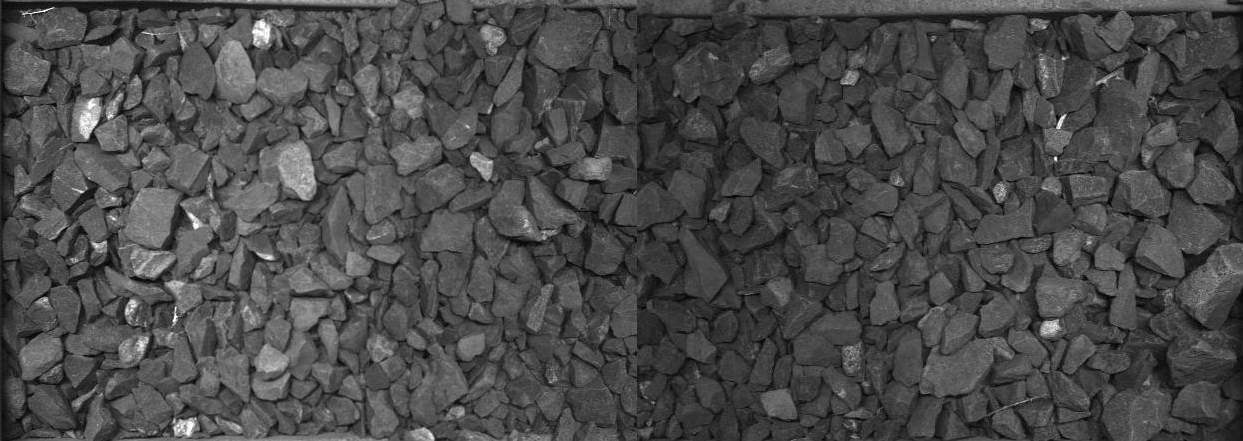
#> input picture zetica_data/raw/crib_0000000_0000000_425_866.png, 1243 x 441 px, found by its file name
$ python determine_wavelet_scale.py
#> lines starting #> are read from the running program, lines starting #| are printed output that depends on the picture
### test_zetica.py
# -*- coding: utf-8 -*-
"""
Created on Mon Feb 14 15:57:04 2022

@author: zhangq
"""

import numpy as np
import matplotlib.pyplot as plt
import scipy.linalg as li
from imageio import imread
import pywt
from skimage.restoration import denoise_wavelet, estimate_sigma
import glob
import scipy.ndimage as ni
from datetime import datetime

def quadratic_surfacefit_mask(zdata, mask):
    M, N = np.shape(zdata)
    xvector = np.arange(0, N) / N #normalisation to avoid large values in high order terms
    yvector = np.arange(0, M) / M #normalisation to avoid large values in high order terms
    xdata, ydata = np.meshgrid(xvector, yvector)
    xdata_masked = xdata[mask]
    ydata_masked = ydata[mask]
    zdata_masked = zdata[mask]
    A = np.zeros((6, 6))
    A[0, 0] = np.sum(np.power(xdata_masked, 4))
    A[0, 1] = A[1, 0] = np.sum(np.power(xdata_masked, 2) * np.power(ydata_masked, 2))
    A[0, 2] = A[2, 0] = np.sum(np.power(xdata_masked, 3) * ydata_masked)
    A[0, 3] = A[3, 0] = np.sum(np.power(xdata_masked, 3))
    A[0, 4] = A[4, 0] = np.sum(np.power(xdata_masked, 2) * ydata_masked)
    A[0, 5] = A[5, 0] = np.sum(np.power(xdata_masked, 2))
    A[1, 1] = np.sum(np.power(ydata_masked, 4))
    A[1, 2] = A[2, 1] = np.sum(xdata_masked * np.power(ydata_masked, 3))
    A[1, 3] = A[3, 1] = np.sum(xdata_masked * np.power(ydata_masked, 2))
    A[1, 4] = A[4, 1] = np.sum(np.power(ydata_masked, 3))
    A[1, 5] = A[5, 1] = np.sum(np.power(ydata_masked, 2))
    A[2, 2] = np.sum(np.power(xdata_masked, 2) * np.power(ydata_masked, 2))
    A[2, 3] = A[3, 2] = np.sum(np.power(xdata_masked, 2) * ydata_masked)
    A[2, 4] = A[4, 2] = np.sum(xdata_masked * np.power(ydata_masked, 2))
    A[2, 5] = A[5, 2] = np.sum(xdata_masked * ydata_masked)
    A[3, 3] = np.sum(np.power(xdata_masked, 2))
    A[3, 4] = A[4, 3] = np.sum(xdata_masked * ydata_masked)
    A[3, 5] = A[5, 3] = np.sum(xdata_masked)
    A[4, 4] = np.sum(np.power(ydata_masked, 2))
    A[4, 5] = A[5, 4] = np.sum(ydata_masked)
    A[5, 5] = len(xdata_masked)

    B = np.zeros(6)
    B[0] = np.sum(np.power(xdata_masked, 2) * zdata_masked)
    B[1] = np.sum(np.power(ydata_masked, 2) * zdata_masked)
    B[2] = np.sum(xdata_masked * ydata_masked * zdata_masked)
    B[3] = np.sum(xdata_masked * zdata_masked)
    B[4] = np.sum(ydata_masked * zdata_masked)
    B[5] = np.sum(zdata_masked)
    AI = li.pinvh(A)
    X = np.dot(AI, B)
    a, b, c, d, e, f = X
    zmodel = a * np.power(xdata, 2) + b * np.power(ydata, 2) + c * xdata * ydata + d * xdata + e * ydata + f
    msqe = np.std(zdata - zmodel)
    return zmodel, msqe, X

def rescale(data, rng):
    """
    rescales an input dat between mn and mx
    """
    datamin = min(data.flatten())
    datamax = max(data.flatten())
    return (rng[1] - rng[0]) * (data - datamin) / (datamax - datamin) + rng[0]

'''the maximum scale (grain size) considered by the wavelet is the horizontal width dimension divided by this number
so if your image is 1000 pixels wide and maxscale=4, only grains up to 1000/4 = 250 pixels are considered'''
# [43 lines left out: function calculate_PSD_buscombe, not called in this run]

'''the maximum scale (grain size) considered by the wavelet is the horizontal width dimension divided by this number
so if your image is 1000 pixels wide and maxscale=4, only grains up to 1000/4 = 250 pixels are considered'''
def calculate_PSD(im, maxscale):
    '''Remove background'''
    # mask = np.array([[True] * N] * M)
    # bkg, mse, coefs = quadratic_surfacefit_mask(im, mask)
    # im -= bkg

    '''Denoise the image'''
    sigma_est = estimate_sigma(im, channel_axis = None, average_sigmas = True)
    denoisedImg = denoise_wavelet(im, channel_axis = None, rescale_sigma = True, method = 'VisuShrink', mode = 'soft', sigma=sigma_est * 2)

    #Why do we need to do this???
    denoisedImg = rescale(denoisedImg, [0, 255])

    '''Calculate the wavelet coefficients'''
    cfs, frequencies = pywt.cwt(denoisedImg, np.arange(1, maxscale),  'morl')

    '''Calculate the wavelength'''
    wavelengths = 1.0 / frequencies

    '''Calculate the PSD'''
    M, N = np.shape(im)
    psd = (cfs / np.array([[wavelengths] * M] * N).T) **2

    '''Average the psd over columns'''
    averagePSD1 = np.mean(psd, axis = 2)

    '''Average the psd over rows'''
    #'''Choose 100 rows from the image'''
    #rows = np.linspace(0, M - 1, 100).astype('int')
    averagePSD = np.mean(averagePSD1, axis = 1)

    '''Plot the wavelet transform'''
    # [20 lines of commented-out code are left out]

    '''Plot the average PSD'''
    # [9 lines of commented-out code are left out]

    '''Normalise the PSD'''
    averagePSD = averagePSD / np.sum(averagePSD)
    return wavelengths, averagePSD

# [30 lines left out: function enhance_image_quality, not called in this run]

#====================================
# [51 lines that do not run on import are left out]


### determine_wavelet_scale.py
# -*- coding: utf-8 -*-
"""
Created on Mon Feb 21 11:13:46 2022

@author: zhangq
"""

# [8 lines of commented-out code are left out]


import numpy as np
import matplotlib.pyplot as plt
import pywt
from skimage.restoration import denoise_wavelet, estimate_sigma
import test_zetica as tt

fn = 'zetica_data\\raw\\crib_0000000_0000000_425_866.png'
im0 = plt.imread(fn)
#> im0 is the input picture: shape (441, 1243) float32; min 0, max 1, mean 0.29
im = im0[20:-20, 20:637]
M, N = np.shape(im)
#> M = 401; N = 617

mask = np.array([[True] * N] * M)
bkg, mse, temp = tt.quadratic_surfacefit_mask(im, mask)
#> in quadratic_surfacefit_mask, `zmodel = a * np.power(xdata, 2) + b * np.power(ydata, 2) + c * xdata *..`:
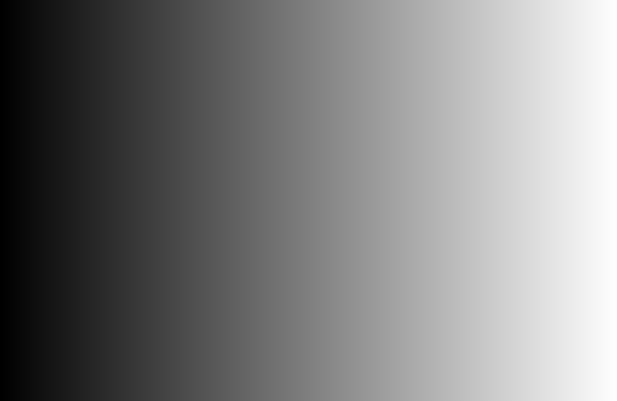
#> xdata: shape (401, 617) float64; min 0, max 0.998, mean 0.499
#> in quadratic_surfacefit_mask, `zmodel = a * np.power(xdata, 2) + b * np.power(ydata, 2) + c * xdata *..`:
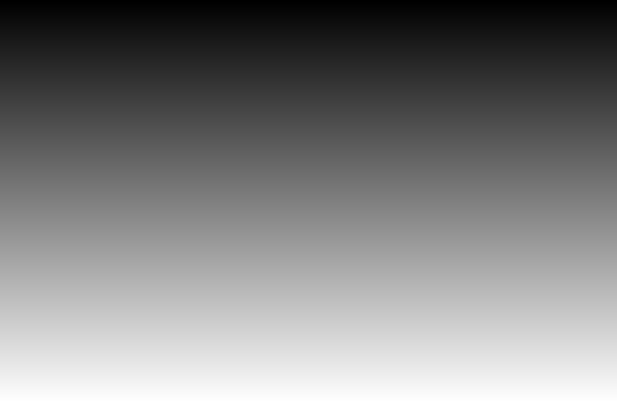
#> ydata: shape (401, 617) float64; min 0, max 0.998, mean 0.499
#> in quadratic_surfacefit_mask, `msqe = np.std(zdata - zmodel)`: msqe = 0.107
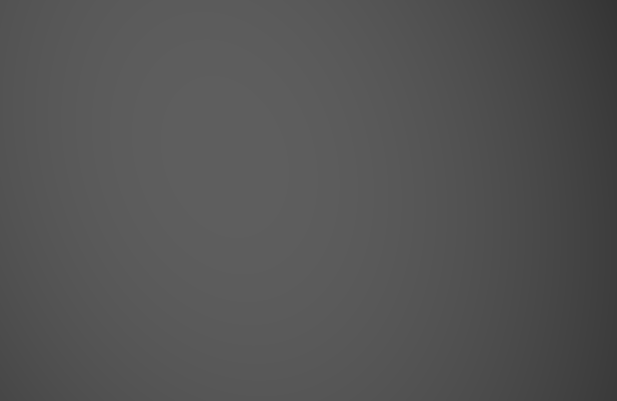
#> bkg: shape (401, 617) float64; min 0.204, max 0.372, mean 0.33
#> mse = 0.107; temp = [-0.342, -0.0904, 0.068, 0.222, 0.0458, 0.323]
im -= bkg
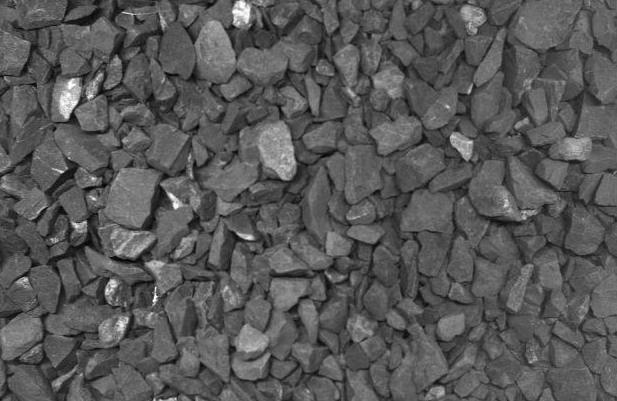
#> im: shape (401, 617) float32; min -0.348, max 0.653, mean -1.71e-09; drawn with min black and max white

sigma_est = estimate_sigma(im, channel_axis = None, average_sigmas = True)
#> sigma_est = 0.0072
denoisedImg = denoise_wavelet(im, channel_axis = None, rescale_sigma = True, method = 'VisuShrink', mode = 'soft', sigma=sigma_est * 2)


row = 200

y0 = im[row].astype('float')
#> y0 = 617 values, max 0.532 at index 506, min -0.226 at index 294, mean 0.00389
y = denoisedImg[row].astype('float')
#> y = 617 values, max 0.48 at index 174, min -0.203 at index 156, mean 0.00369
t = np.arange(len(y))
#> t = 617 values from 0 to 616
maxscale = 80
wavelet_name = 'morl'


wavelet = pywt.ContinuousWavelet(wavelet_name)
[psi, x] = wavelet.wavefun(8)
scales = np.arange(1, maxscale)

'''Contineous wavelet transform. The frequency is calculated as wavelet_centre_frequency / scales'''
coef, frequencies = pywt.cwt(y, scales, wavelet_name)
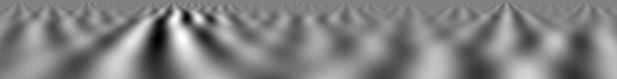
#> coef: shape (79, 617) float64; min -0.911, max 0.881, mean 0.000302; drawn with min black and max white
#> frequencies = 79 values, max 0.812 at index 0, min 0.0103 at index 78, mean 0.0509
wavelengths = 1 / frequencies
#> wavelengths = 79 values from 1.23 to 97.23
averagePSD = np.mean(coef**2, 1) / wavelengths**2
#> averagePSD = 79 values, max 9.11e-05 at index 17, min 1.01e-05 at index 78, mean 3.3e-05
averagePSD = averagePSD / np.sum(averagePSD)
#> averagePSD = 79 values, max 0.035 at index 17, min 0.00389 at index 78, mean 0.0127

waves, fullPSD = tt.calculate_PSD(im, maxscale)
#> in calculate_PSD, `sigma_est = estimate_sigma(im, channel_axis = None, average_sigmas = T..`: sigma_est = 0.0072
#> in rescale, `datamin = min(data.flatten())`: datamin = -0.286
#> in rescale, `datamax = max(data.flatten())`: datamax = 0.616
#> in calculate_PSD, `wavelengths = 1.0 / frequencies`: wavelengths = 79 values from 1.23 to 97.23
#> in calculate_PSD, `averagePSD1 = np.mean(psd, axis = 2)`:
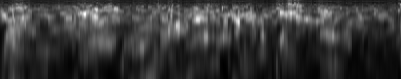
#> averagePSD1: shape (79, 401) float64; min 0.184, max 10.25, mean 2.41; drawn with min black and max white
#> in calculate_PSD, `averagePSD = np.mean(averagePSD1, axis = 1)`: averagePSD = 79 values, max 4.45 at index 16, min 1.06 at index 78, mean 2.41
#> in calculate_PSD, `averagePSD = averagePSD / np.sum(averagePSD)`: averagePSD = 79 values, max 0.0234 at index 16, min 0.00559 at index 78, mean 0.0127
#> waves = 79 values from 1.23 to 97.23; fullPSD has the same summary as averagePSD in calculate_PSD
plt.subplot(2,2,1)
plt.imshow(im, interpolation = 'none', aspect = 'auto', cmap = 'gray')
plt.plot([0, N - 1], [row, row], ':')
plt.subplot(2,2,2)
plt.plot(t, y0, label = 'Raw signal')
plt.plot(t, y, label = 'Wavelet denoised signal')
plt.plot(x * 20 + t[-1] / 2, psi, ':', label = 'Morlet wavelet (20 x scaled up)')
plt.plot(x * 40 + t[-1] / 4, psi, ':', label = 'Morlet wavelet (40 x scaled up)')
plt.grid(True)
plt.legend(loc = 0)
plt.title('Sinusoidal wave and Gauss wavelet')
plt.xlim([t[0], t[-1]])
plt.subplot(2,2,3)
plt.imshow(coef, interpolation = 'none', aspect = 'auto', cmap = 'PuOr', extent = [t[0], t[-1], scales[-1], scales[0]])
plt.ylabel('Scale')
plt.title('Contineous wavelet transform')
plt.subplot(2,2,4)
plt.plot(averagePSD, scales)
plt.plot(fullPSD, scales)
plt.grid(True)
plt.title('Power spectrum density')
plt.gca().invert_yaxis()
plt.xlabel('Frequency (Hz)')
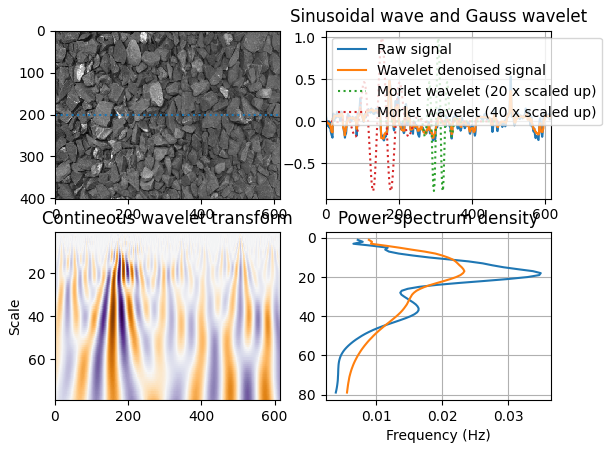
#> figure drawn by matplotlib, 4 panels; panel 2: curve peaks at x = 506, y = 0.532; panel 2: curve peaks at x = 174, y = 0.48; panel 2: curve peaks at x = 307.4, y = 0.987
